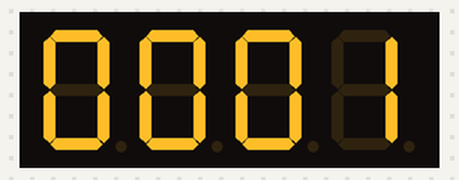
A sketch run on a simulated Arduino Uno, built with avr-gcc and run on an emulated ATmega328P. Parts: 4-digit seven-segment display.

Above: at 0.2 s.
At 4.2 s:
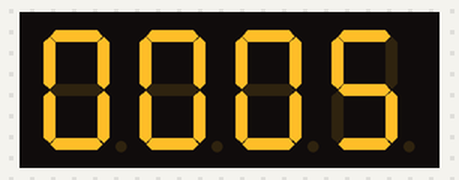
At 9.2 s:
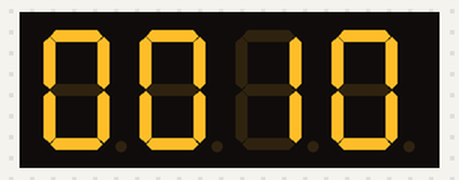
At 19.2 s:
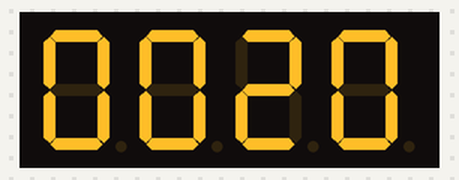
At 28.2 s:
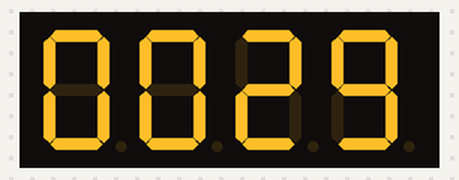
At 38.2 s:
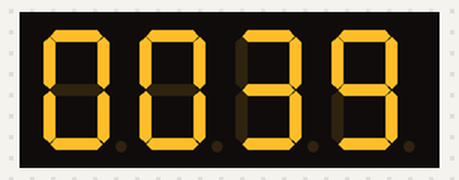

Measured:
- what the display in image 0 shows lasts 1.0 s, from 0.1 s to 1.1 s

The sketch:

Contador.ino
```cpp
#include "SevSeg.h"

SevSeg sevseg; //Se inicia un objeto controlador de los 7 segmentos
int n = 0;
int buttonPin = 14;  // Conectamos la salida


void setup()
{
  pinMode(buttonPin, INPUT_PULLUP);
  byte numDigits = 4;
  byte digitPins[] = {2, 3, 4, 5};
  //                    A   B   C   D  E  F  G  dp
  byte segmentPins[] = {6, 7, 8, 9, 10, 11, 12, 13};
  sevseg.begin(COMMON_ANODE, numDigits, digitPins, segmentPins);
  sevseg.setBrightness(90);
  sevseg.setNumber(n);
}

void loop()
{
  static unsigned long ejectime = millis()+100; // Tiempo en milisegundos
  static int counter = 0;

  if(millis()>= ejectime){
    ejectime+=1000;// Tiempo en milisegundos
    counter++;
    if(counter==9999){ // Límite del contador
      counter=0;//reset
    }
    sevseg.setNumber(counter,10);
  }
  sevseg.refreshDisplay();
}
```
